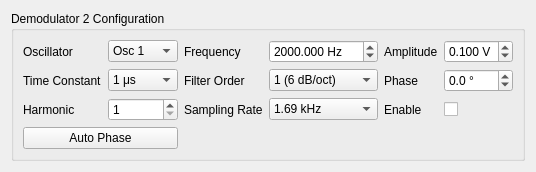
     <widget class="QWidget" name="demod2_tab">
      <attribute name="title">
       <string>Demodulator 2</string>
      </attribute>
      <layout class="QVBoxLayout" name="verticalLayout_demod2">
       <item>
        <widget class="QGroupBox" name="groupBox_demod2_config">
         <property name="title">
          <string>Demodulator 2 Configuration</string>
         </property>
         <layout class="QGridLayout" name="gridLayout_demod2">
          <item row="0" column="0">
           <widget class="QLabel" name="label_oscillator_2">
            <property name="text">
             <string>Oscillator</string>
            </property>
           </widget>
          </item>
          <item row="0" column="1">
           <widget class="QComboBox" name="oscillator_2_comboBox">
            <item>
             <property name="text">
              <string>Osc 1</string>
             </property>
            </item>
            <item>
             <property name="text">
              <string>Osc 2</string>
             </property>
            </item>
            <item>
             <property name="text">
              <string>Osc 3</string>
             </property>
            </item>
            <item>
             <property name="text">
              <string>Osc 4</string>
             </property>
            </item>
           </widget>
          </item>
          <item row="0" column="2">
           <widget class="QLabel" name="label_frequency_2">
            <property name="text">
             <string>Frequency</string>
            </property>
           </widget>
          </item>
          <item row="0" column="3">
           <widget class="QDoubleSpinBox" name="frequency_2_doubleSpinBox">
            <property name="suffix">
             <string> Hz</string>
            </property>
            <property name="decimals">
             <number>3</number>
            </property>
            <property name="minimum">
             <double>0.001000000000000</double>
            </property>
            <property name="maximum">
             <double>5000000.000000000000000</double>
            </property>
            <property name="value">
             <double>2000.000000000000000</double>
            </property>
           </widget>
          </item>
          <item row="0" column="4">
           <widget class="QLabel" name="label_amplitude_2">
            <property name="text">
             <string>Amplitude</string>
            </property>
           </widget>
          </item>
          <item row="0" column="5">
           <widget class="QDoubleSpinBox" name="amplitude_2_doubleSpinBox">
            <property name="suffix">
             <string> V</string>
            </property>
            <property name="decimals">
             <number>3</number>
            </property>
            <property name="minimum">
             <double>0.000000000000000</double>
            </property>
            <property name="maximum">
             <double>1.500000000000000</double>
            </property>
            <property name="singleStep">
             <double>0.001000000000000</double>
            </property>
            <property name="value">
             <double>0.100000000000000</double>
            </property>
           </widget>
          </item>
          <item row="1" column="0">
           <widget class="QLabel" name="label_time_constant_2">
            <property name="text">
             <string>Time Constant</string>
            </property>
           </widget>
          </item>
          <item row="1" column="1">
           <widget class="QComboBox" name="time_constant_2_comboBox">
            <property name="maxVisibleItems">
             <number>20</number>
            </property>
            <item>
             <property name="text">
              <string>1 μs</string>
             </property>
            </item>
            <item>
             <property name="text">
              <string>3 μs</string>
             </property>
            </item>
            <item>
             <property name="text">
              <string>10 μs</string>
             </property>
            </item>
            <item>
             <property name="text">
              <string>30 μs</string>
             </property>
            </item>
            <item>
             <property name="text">
              <string>100 μs</string>
             </property>
            </item>
            <item>
             <property name="text">
              <string>300 μs</string>
             </property>
            </item>
            <item>
             <property name="text">
              <string>1 ms</string>
             </property>
            </item>
            <item>
             <property name="text">
              <string>3 ms</string>
             </property>
            </item>
            <item>
             <property name="text">
              <string>10 ms</string>
             </property>
            </item>
            <item>
             <property name="text">
              <string>30 ms</string>
             </property>
            </item>
            <item>
             <property name="text">
              <string>100 ms</string>
             </property>
            </item>
            <item>
             <property name="text">
              <string>300 ms</string>
             </property>
            </item>
            <item>
             <property name="text">
              <string>1 s</string>
             </property>
            </item>
            <item>
             <property name="text">
              <string>3 s</string>
             </property>
            </item>
            <item>
             <property name="text">
              <string>10 s</string>
             </property>
            </item>
           </widget>
          </item>
          <item row="1" column="2">
           <widget class="QLabel" name="label_filter_order_2">
            <property name="text">
             <string>Filter Order</string>
            </property>
           </widget>
          </item>
          <item row="1" column="3">
           <widget class="QComboBox" name="filter_order_2_comboBox">
            <item>
             <property name="text">
              <string>1 (6 dB/oct)</string>
             </property>
            </item>
            <item>
             <property name="text">
              <string>2 (12 dB/oct)</string>
             </property>
            </item>
            <item>
             <property name="text">
              <string>3 (18 dB/oct)</string>
             </property>
            </item>
            <item>
             <property name="text">
              <string>4 (24 dB/oct)</string>
             </property>
            </item>
            <item>
             <property name="text">
              <string>5 (30 dB/oct)</string>
             </property>
            </item>
            <item>
             <property name="text">
              <string>6 (36 dB/oct)</string>
             </property>
            </item>
            <item>
             <property name="text">
              <string>7 (42 dB/oct)</string>
             </property>
            </item>
            <item>
             <property name="text">
              <string>8 (48 dB/oct)</string>
             </property>
            </item>
           </widget>
          </item>
          <item row="1" column="4">
           <widget class="QLabel" name="label_phase_2">
            <property name="text">
             <string>Phase</string>
            </property>
           </widget>
          </item>
          <item row="1" column="5">
           <widget class="QDoubleSpinBox" name="phase_2_doubleSpinBox">
            <property name="suffix">
             <string> °</string>
            </property>
            <property name="decimals">
             <number>1</number>
            </property>
            <property name="minimum">
             <double>-180.000000000000000</double>
            </property>
            <property name="maximum">
             <double>180.000000000000000</double>
            </property>
            <property name="singleStep">
             <double>1.000000000000000</double>
            </property>
           </widget>
          </item>
          <item row="2" column="0">
           <widget class="QLabel" name="label_harmonic_2">
            <property name="text">
             <string>Harmonic</string>
            </property>
           </widget>
          </item>
          <item row="2" column="1">
           <widget class="QSpinBox" name="harmonic_2_spinBox">
            <property name="minimum">
             <number>1</number>
            </property>
            <property name="maximum">
             <number>1023</number>
            </property>
            <property name="value">
             <number>1</number>
            </property>
           </widget>
          </item>
          <item row="2" column="2">
           <widget class="QLabel" name="label_sampling_rate_2">
            <property name="text">
             <string>Sampling Rate</string>
            </property>
           </widget>
          </item>
          <item row="2" column="3">
           <widget class="QComboBox" name="sampling_rate_2_comboBox">
            <item>
             <property name="text">
              <string>1.69 kHz</string>
             </property>
            </item>
            <item>
             <property name="text">
              <string>3.39 kHz</string>
             </property>
            </item>
            <item>
             <property name="text">
              <string>6.78 kHz</string>
             </property>
            </item>
            <item>
             <property name="text">
              <string>13.6 kHz</string>
             </property>
            </item>
            <item>
             <property name="text">
              <string>27.1 kHz</string>
             </property>
            </item>
            <item>
             <property name="text">
              <string>54.3 kHz</string>
             </property>
            </item>
            <item>
             <property name="text">
              <string>108.6 kHz</string>
             </property>
            </item>
            <item>
             <property name="text">
              <string>217.1 kHz</string>
             </property>
            </item>
            <item>
             <property name="text">
              <string>434.2 kHz</string>
             </property>
            </item>
            <item>
             <property name="text">
              <string>868.4 kHz</string>
             </property>
            </item>
            <item>
             <property name="text">
              <string>1.74 MHz</string>
             </property>
            </item>
           </widget>
          </item>
          <item row="2" column="4">
           <widget class="QLabel" name="label_enable_2">
            <property name="text">
             <string>Enable</string>
            </property>
           </widget>
          </item>
          <item row="2" column="5">
           <widget class="QCheckBox" name="enable_2_checkBox">
            <property name="checked">
             <bool>false</bool>
            </property>
           </widget>
          </item>
          <item row="3" column="0" colspan="2">
           <widget class="QPushButton" name="auto_phase_2_pushButton">
            <property name="text">
             <string>Auto Phase</string>
            </property>
           </widget>
          </item>
         </layout>
        </widget>
       </item>
      </layout>
     </widget>
